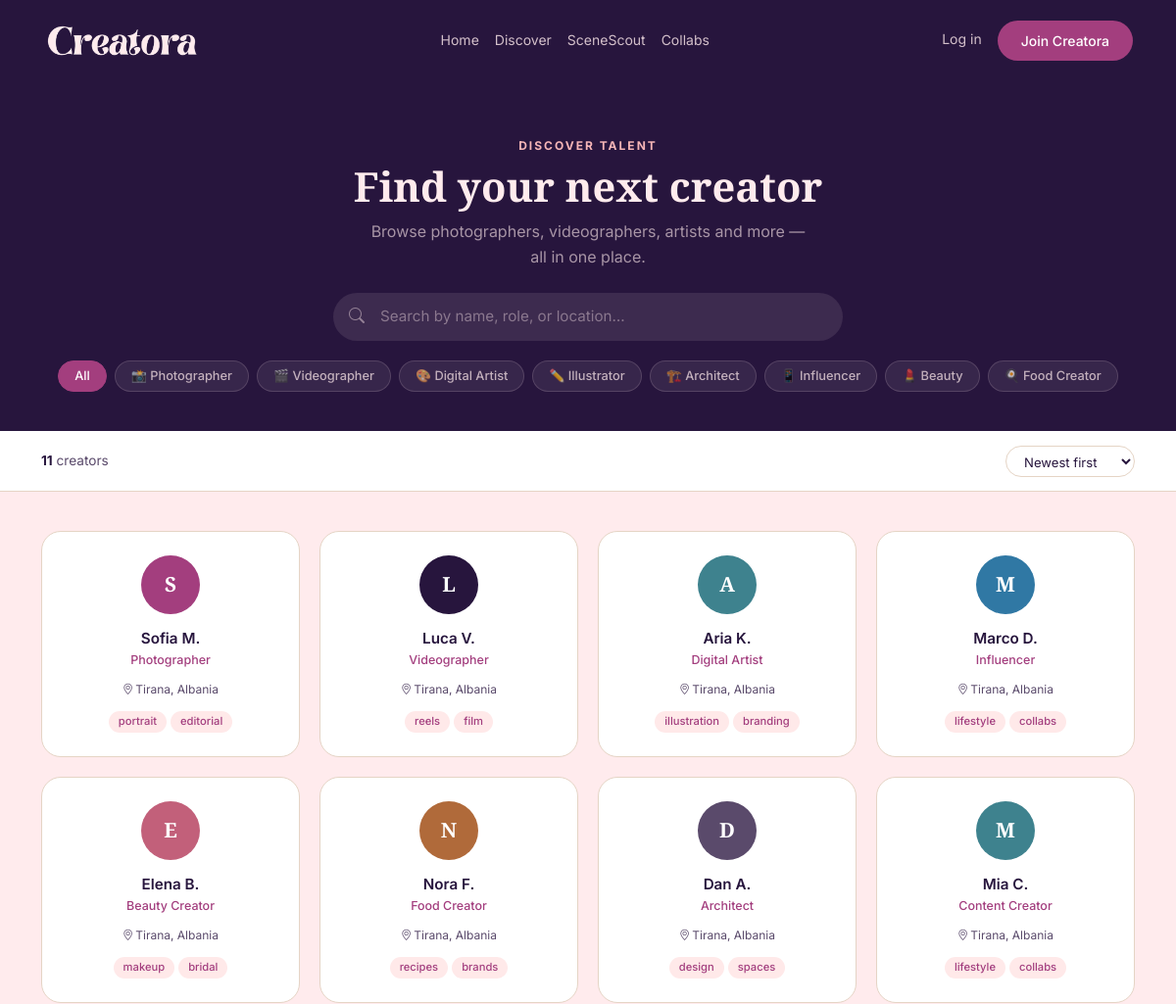
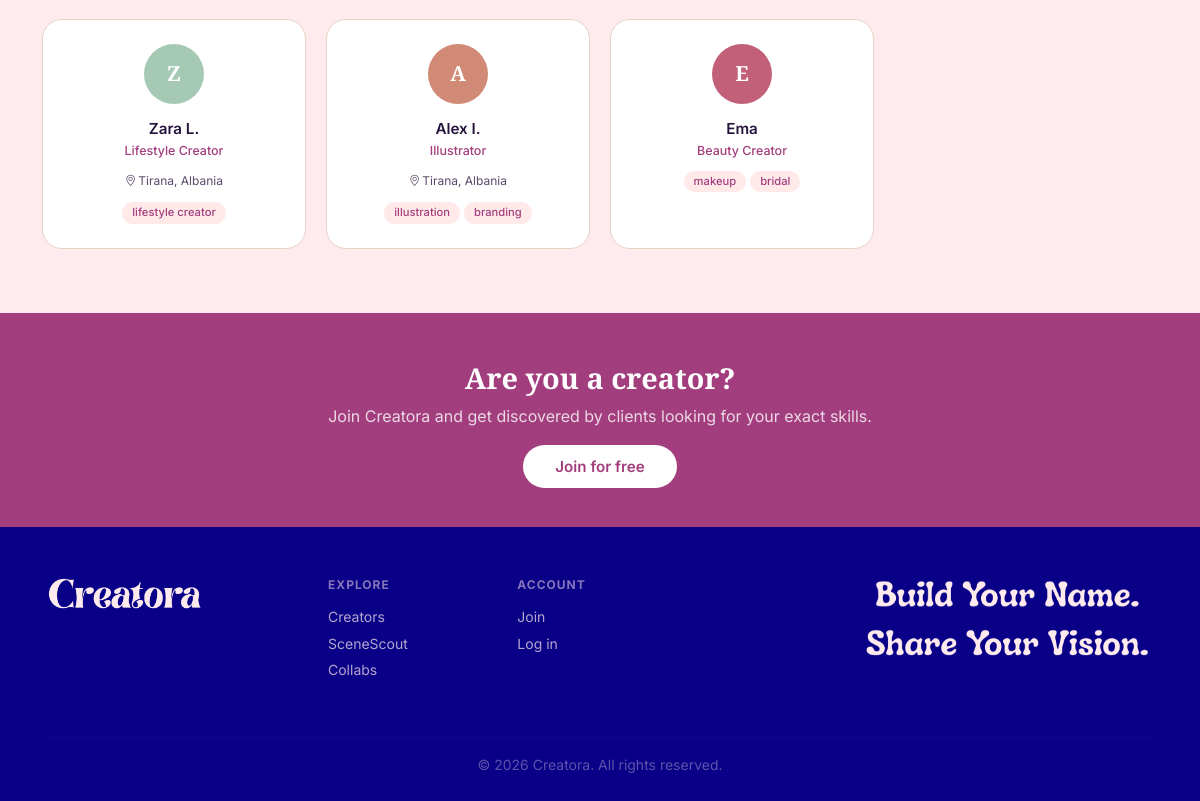
The app's page /creators with its own data (2 pictures, top to bottom).
### models.py (models this page shows, shortened)
class User(UserMixin, db.Model):
    __tablename__ = 'users'
    id           = db.Column(db.Integer, primary_key=True)
    username     = db.Column(db.String(50),  unique=True, nullable=False)
    email        = db.Column(db.String(120), unique=True, nullable=False)
    password     = db.Column(db.String(256), nullable=False)
    role         = db.Column(db.String(30),  nullable=False)  # one of CREATOR_ROLES
    display_name  = db.Column(db.String(100))
    bio           = db.Column(db.Text)
    location      = db.Column(db.String(100))
    avatar        = db.Column(db.String(255))   # filename in uploads/
    website       = db.Column(db.String(255))
    instagram     = db.Column(db.String(100))
    is_public     = db.Column(db.Boolean, default=True)
    security_question = db.Column(db.String(255))  # ← add
    security_answer = db.Column(db.String(255))  # ← add (stored hashed)
    created_at    = db.Column(db.DateTime, default=datetime.utcnow)
    portfolio_items = db.relationship('PortfolioItem',  backref='creator', lazy=True)
    inquiries_recv  = db.relationship('Inquiry',        backref='creator', lazy=True,
                                      foreign_keys='Inquiry.creator_id')
    content_posts   = db.relationship('ContentPost',    backref='creator', lazy=True)
    locations       = db.relationship('Location',       backref='creator', lazy=True)
    collaborations  = db.relationship('Collaboration',  backref='creator', lazy=True)
    shelf_items = db.relationship('ShelfItem', backref='creator', lazy=True)
    is_public = db.Column(db.Boolean, default=True)
    profile_views = db.Column(db.Integer, default=0)  # ← add this

### routes/public.py (the view)
@public_bp.route('/creators')
def directory():
    role     = request.args.get('role', '')
    page     = request.args.get('page', 1, type=int)
    query    = User.query.filter_by(is_public=True)
    if role:
        query = query.filter_by(role=role)
    creators = query.paginate(page=page, per_page=Config.CREATORS_PER_PAGE)
    return render_template('public/directory.html', creators=creators, active_role=role)

### app.py (called while the page is built)
@app.context_processor
def inject_globals():
    unread_count = 0
    if current_user.is_authenticated:
        unread_count = Notification.query.filter_by(
            user_id=current_user.id, is_read=False
        ).count()
    return {
        'now': datetime.utcnow(),
        'app_name': 'Creatora',
        'unread_notifications': unread_count,
    }

### templates/public/directory.html (shortened to what this page needs)
{% extends 'base.html' %}
{% block content %}
<section class="discover-hero">
  <div class="container text-center">
    <p style="color: var(--color-powder-blush); font-size: 0.75rem; font-weight: 700; letter-spacing: 2px; text-transform: uppercase; margin-bottom: 0.5rem;">DISCOVER TALENT</p>
    <h1 style="font-size: 2.6rem; color: var(--color-lavender-blush); margin-bottom: 0.5rem;">Find your next creator</h1>
    <p style="color: rgba(255,235,237,0.6); font-size: 1rem; max-width: 460px; margin: 0 auto;">Browse photographers, videographers, artists and more — all in one place.</p>
    <div class="search-wrap">
      <i class="bi bi-search"></i>
      <input type="text" id="searchInput" placeholder="Search by name, role, or location…" autocomplete="off">
    </div>
    <div class="role-filters">
      <a href="{{ url_for('public.directory') }}"
         class="role-pill {% if not active_role %}active{% endif %}">All</a>
      {% for value, label, icon in [
        ('photographer',     'Photographer',   '📸'),
        ('videographer',     'Videographer',   '🎬'),
        ('digital_artist',   'Digital Artist', '🎨'),
        ('illustrator',      'Illustrator',    '✏️'),
        ('architect',        'Architect',      '🏗️'),
        ('influencer',       'Influencer',     '📱'),
        ('beauty_creator',   'Beauty',         '💄'),
        ('food_creator',     'Food Creator',   '🍳'),
      ] %}
      <a href="{{ url_for('public.directory', role=value) }}"
         class="role-pill {% if active_role == value %}active{% endif %}">
        {{ icon }} {{ label }}
      </a>
      {% endfor %}
    </div>
  </div>
</section>
<div class="results-bar">
  <div class="container d-flex align-items-center justify-content-between flex-wrap gap-2">
    <p style="font-size: 0.85rem; color: var(--text-secondary); margin: 0;">
      {% if creators.total == 0 %}
        No creators found
      {% elif active_role %}
        <strong style="color: var(--color-dark-amethyst);">{{ creators.total }}</strong> {{ active_role | replace('_',' ') | title }}s
      {% else %}
        <strong style="color: var(--color-dark-amethyst);">{{ creators.total }}</strong> creators
      {% endif %}
    </p>
    <select class="sort-select" onchange="window.location=this.value">
      <option value="{{ url_for('public.directory', role=active_role) }}">Newest first</option>
    </select>
  </div>
</div>
<section style="padding: 2.5rem 1rem 4rem; background: var(--color-lavender-blush);">
  <div class="container">
    {% if creators.items %}
    <div class="creators-grid" id="creatorsGrid">
      {% for creator in creators.items %}
      <a href="{{ url_for('public.profile', username=creator.username) }}" class="creator-card">
        <div class="creator-avatar avatar-{{ creator.role }}">
          {% if creator.avatar %}
            <img src="{{ url_for('static', filename='uploads/' + creator.avatar) }}"
                 alt="{{ creator.display_name }}"
                 style="width:100%; height:100%; border-radius:50%; object-fit:cover;">
          {% else %}
            {{ (creator.display_name or creator.username)[0] | upper }}
          {% endif %}
        </div>
        <h5>{{ creator.display_name or creator.username }}</h5>
        <p class="creator-role">{{ creator.role | replace('_',' ') | title }}</p>
        {% if creator.location %}
        <p class="creator-location">
          <i class="bi bi-geo-alt"></i>{{ creator.location }}
        </p>
        {% endif %}
        <div class="creator-tags">
          {% if creator.role == 'photographer' %}
            <span class="creator-tag">portrait</span>
            <span class="creator-tag">editorial</span>
          {% elif creator.role == 'videographer' %}
            <span class="creator-tag">reels</span>
            <span class="creator-tag">film</span>
          {% elif creator.role in ['digital_artist','illustrator'] %}
            <span class="creator-tag">illustration</span>
            <span class="creator-tag">branding</span>
          {% elif creator.role == 'architect' %}
            <span class="creator-tag">design</span>
            <span class="creator-tag">spaces</span>
          {% elif creator.role in ['influencer','content_creator'] %}
            <span class="creator-tag">lifestyle</span>
            <span class="creator-tag">collabs</span>
          {% elif creator.role == 'beauty_creator' %}
            <span class="creator-tag">makeup</span>
            <span class="creator-tag">bridal</span>
          {% elif creator.role == 'food_creator' %}
            <span class="creator-tag">recipes</span>
            <span class="creator-tag">brands</span>
          {% else %}
            <span class="creator-tag">{{ creator.role | replace('_',' ') }}</span>
          {% endif %}
        </div>
      </a>
      {% endfor %}
    </div>
    {% endif %}
  </div>
</section>
<section style="background: var(--color-berry-blush); padding: 3rem 1rem; text-align: center;">
  <div class="container">
    <h2 style="color: white; font-size: 1.8rem; margin-bottom: 0.5rem;">Are you a creator?</h2>
    <p style="color: rgba(255,255,255,0.8); margin-bottom: 1.5rem;">Join Creatora and get discovered by clients looking for your exact skills.</p>
    <a href="{{ url_for('auth.register') }}" style="background: white; color: var(--color-berry-blush); padding: 0.75rem 2rem; border-radius: 999px; font-weight: 600; text-decoration: none; font-size: 0.95rem;">Join for free</a>
  </div>
</section>
{% endblock %}

### templates/base.html (shortened to what this page needs)
<!DOCTYPE html>
<html lang="en">
<head>
  <link href="https://cdn.jsdelivr.net/npm/bootstrap@5.3.3/dist/css/bootstrap.min.css" rel="stylesheet">
  <link href="https://cdn.jsdelivr.net/npm/bootstrap-icons@1.11.3/font/bootstrap-icons.min.css" rel="stylesheet">
  <link rel="stylesheet" href="{{ url_for('static', filename='css/variables.css') }}">
  <link rel="stylesheet" href="{{ url_for('static', filename='css/main.css') }}">
</head>
<body>
  <nav class="navbar navbar-expand-lg navbar-creatora">
    <div class="container">
      <a class="navbar-brand" href="{{ url_for('public.index') }}">
        <img src="{{ url_for('static', filename='images/logo.png') }}"
             alt="Creatora"
             style="height: 39px; width: auto;"
             onerror="this.style.display='none'; this.nextElementSibling.style.display='inline';">
      </a>
      <div class="collapse navbar-collapse" id="navMenu">
        <ul class="navbar-nav mx-auto">
          <li class="nav-item"><a class="nav-link" href="{{ url_for('public.index') }}">Home</a></li>
          <li class="nav-item"><a class="nav-link" href="{{ url_for('public.directory') }}">Discover</a></li>
          <li class="nav-item"><a class="nav-link" href="{{ url_for('public.scenescout') }}">SceneScout</a></li>
          <li class="nav-item"><a class="nav-link" href="{{ url_for('public.collabs') }}">Collabs</a></li>
        </ul>
        <ul class="navbar-nav">
          {% if current_user.is_authenticated %}
            <li class="nav-item"><a class="nav-link" href="{{ url_for('dashboard.home') }}">Dashboard</a></li>
            <li class="nav-item">
              <a class="nav-link position-relative" href="{{ url_for('dashboard.notifications') }}"
                 style="display:inline-flex;align-items:center;"
                 aria-label="Notifications">
                <i class="bi bi-bell"></i>
                {% if unread_notifications > 0 %}
                <span style="
                  position:absolute;top:4px;right:2px;
                  background:var(--color-berry-blush);color:white;
                  font-size:.55rem;font-weight:700;
                  width:15px;height:15px;border-radius:50%;
                  display:flex;align-items:center;justify-content:center;
                  border:2px solid var(--bg-dark);
                  line-height:1;">{{ unread_notifications if unread_notifications < 10 else '9+' }}</span>
                {% endif %}
              </a>
            </li>
            <li class="nav-item"><a class="nav-link" href="{{ url_for('auth.logout') }}">Log out</a></li>
          {% else %}
            <li class="nav-item"><a class="nav-link" href="{{ url_for('auth.login') }}">Log in</a></li>
            <li class="nav-item ms-2">
              <a class="btn btn-primary btn-sm" href="{{ url_for('auth.register') }}">Join Creatora</a>
            </li>
          {% endif %}
        </ul>
      </div>
    </div>
  </nav>
  <main>{% block content %}{% endblock %}</main>
  <footer class="footer-creatora mt-5">
    <div class="container">
      <div class="row align-items-start">
        <div class="col-md-3 mb-4">
          <img src="{{ url_for('static', filename='images/logo.png') }}"
             alt="Creatora"
             style="height: 39px; width: auto;"
             onerror="this.style.display='none'; this.nextElementSibling.style.display='inline';">
        </div>
        <div class="col-md-2 mb-4">
          <p style="color: rgba(255,235,237,0.5); font-size: 0.75rem; font-weight: 700; letter-spacing: 1px; text-transform: uppercase; margin-bottom: 0.75rem;">Explore</p>
          <ul class="list-unstyled small" style="color: rgba(255,235,237,0.7);">
            <li class="mb-1"><a href="{{ url_for('public.directory') }}" class="text-decoration-none" style="color:inherit;">Creators</a></li>
            <li class="mb-1"><a href="{{ url_for('public.scenescout') }}" class="text-decoration-none" style="color:inherit;">SceneScout</a></li>
            <li class="mb-1"><a href="{{ url_for('public.collabs') }}" class="text-decoration-none" style="color:inherit;">Collabs</a></li>
          </ul>
        </div>
        <div class="col-md-2 mb-4">
          <p style="color: rgba(255,235,237,0.5); font-size: 0.75rem; font-weight: 700; letter-spacing: 1px; text-transform: uppercase; margin-bottom: 0.75rem;">Account</p>
          <ul class="list-unstyled small" style="color: rgba(255,235,237,0.7);">
            <li class="mb-1"><a href="{{ url_for('auth.register') }}" class="text-decoration-none" style="color:inherit;">Join</a></li>
            <li class="mb-1"><a href="{{ url_for('auth.login') }}" class="text-decoration-none" style="color:inherit;">Log in</a></li>
          </ul>
        </div>
        <div class="col-md-5 mb-4 text-md-end">
          <img src="{{ url_for('static', filename='images/slogan.png') }}"
             alt="Creatora"
             style="height: 90px; width: auto;"
             onerror="this.style.display='none'; this.nextElementSibling.style.display='inline';">
        </div>
      </div>
      <hr style="border-color: rgba(255,235,237,0.1);" />
      <p class="small text-center mb-0" style="color: rgba(255,235,237,0.35);">&copy; {{ now.year }} Creatora. All rights reserved.</p>
    </div>
  </footer>
</body>
</html>

### static/css/variables.css (style rules this page uses)
:root { --color-lavender-blush: #FFEBED; --color-soft-blush: #FFE9E9; --color-powder-blush: #F6B6B7; --color-powder-blush-deep: #F2A4A5; --color-papaya-whip: #FFFFD2; --color-honeydew: #F2FFE9; --color-muted-teal: #A6C9B6; --color-almond-cream: #E5D4C5; --color-burnt-peach: #D18A75; --color-berry-blush: #A33E7E; --color-pacific-cyan: #3E828E; --color-rich-cerulean: #3078A4; --color-dark-amethyst: #27153D; --color-dark-amethyst-cool: #260C45; --color-navy: #090087; --brand-primary: var(--color-berry-blush); --brand-primary-hover: #8a3468; --brand-secondary: var(--color-pacific-cyan); --brand-secondary-hover: #2f636d; --bg-page: var(--color-lavender-blush); --bg-card: #ffffff; --bg-card-soft: var(--color-soft-blush); --bg-muted: var(--color-almond-cream); --bg-dark: var(--color-dark-amethyst); --bg-footer: var(--color-navy); --text-primary: var(--color-dark-amethyst); --text-secondary: #5a4a6b; --text-on-dark: var(--color-lavender-blush); --text-on-primary: #ffffff; --text-link: var(--color-pacific-cyan); --text-link-hover: var(--color-berry-blush); --accent-warm: var(--color-burnt-peach); --accent-mint: var(--color-muted-teal); --accent-cream: var(--color-papaya-whip); --border-default: var(--color-almond-cream); --border-strong: var(--color-muted-teal); --success: var(--color-honeydew); --success-text: #2a6b3c; --font-heading: 'Playfair Display', 'Georgia', serif; --font-body: 'Inter', 'Helvetica Neue', sans-serif; --font-mono: 'Fira Code', monospace; --text-xs: 0.75rem; --text-sm: 0.875rem; --text-base: 1rem; --text-lg: 1.125rem; --text-xl: 1.25rem; --text-2xl: 1.5rem; --text-3xl: 1.875rem; --text-4xl: 2.25rem; --space-1: 0.25rem; --space-2: 0.5rem; --space-3: 0.75rem; --space-4: 1rem; --space-6: 1.5rem; --space-8: 2rem; --space-12: 3rem; --space-16: 4rem; --radius-sm: 6px; --radius-md: 12px; --radius-lg: 20px; --radius-xl: 32px; --radius-full: 9999px; --shadow-sm: 0 1px 3px rgba(39, 21, 61, 0.08); --shadow-md: 0 4px 16px rgba(39, 21, 61, 0.10); --shadow-lg: 0 8px 32px rgba(39, 21, 61, 0.14); --transition-fast: 150ms ease; --transition-normal: 250ms ease; }

### static/css/main.css (style rules this page uses)
*, *::before, *::after { box-sizing: border-box; margin: 0; padding: 0; }
body { font-family: var(--font-body); font-size: var(--text-base); color: var(--text-primary); background-color: var(--bg-page); line-height: 1.6; }
h1, h2, h3, h4, h5, h6 { font-family: var(--font-heading); font-weight: 700; color: var(--text-primary); line-height: 1.2; }
a { color: var(--text-link); text-decoration: none; transition: color var(--transition-fast); }
.btn-primary { background-color: var(--brand-primary); color: var(--text-on-primary); border: none; border-radius: var(--radius-full); padding: 0.6rem 1.5rem; font-weight: 500; transition: background var(--transition-fast), transform var(--transition-fast); cursor: pointer; }
.navbar-creatora { background-color: var(--bg-dark); padding: var(--space-4) var(--space-8); }
.navbar-creatora .navbar-brand { font-family: var(--font-heading); font-size: var(--text-2xl); color: var(--text-on-dark) !important; font-weight: 700; }
.navbar-creatora .nav-link { color: rgba(255,235,237,0.8) !important; font-size: var(--text-sm); transition: color var(--transition-fast); }
.footer-creatora { background: var(--bg-footer); color: var(--color-lavender-blush); padding: var(--space-12) var(--space-8) var(--space-6); }

### records on screen
User: display_name "S", display_name "Sofia M.", role "Photographer", location "Tirana, Albania", shows "portrait"
User: display_name "L", display_name "Luca V.", role "Videographer", location "Tirana, Albania", shows "reels"
User: display_name "A", display_name "Aria K.", role "Digital Artist", location "Tirana, Albania", shows "illustration"
User: display_name "M", display_name "Marco D.", role "Influencer", location "Tirana, Albania", shows "lifestyle"
User: display_name "E", display_name "Elena B.", role "Beauty Creator", location "Tirana, Albania", shows "makeup"
User: display_name "N", display_name "Nora F.", role "Food Creator", location "Tirana, Albania", shows "recipes"
User: display_name "D", display_name "Dan A.", role "Architect", location "Tirana, Albania", shows "design"
User: display_name "M", display_name "Mia C.", role "Content Creator", location "Tirana, Albania", shows "lifestyle"
User: display_name "Z", display_name "Zara L.", role "Lifestyle Creator", location "Tirana, Albania", role "lifestyle creator"
User: display_name "A", display_name "Alex I.", role "Illustrator", location "Tirana, Albania", shows "illustration"
User: display_name "E", display_name "Ema", role "Beauty Creator", shows "makeup"

### other values on screen
{{ icon }} "📸" "🎬" "🎨" "✏️" "🏗️" "📱" "💄" "🍳"
{{ label }} "Photographer" "Videographer" "Digital Artist" "Illustrator" "Architect" "Influencer" "Beauty" "Food Creator"
{{ creators.total }} "11"
